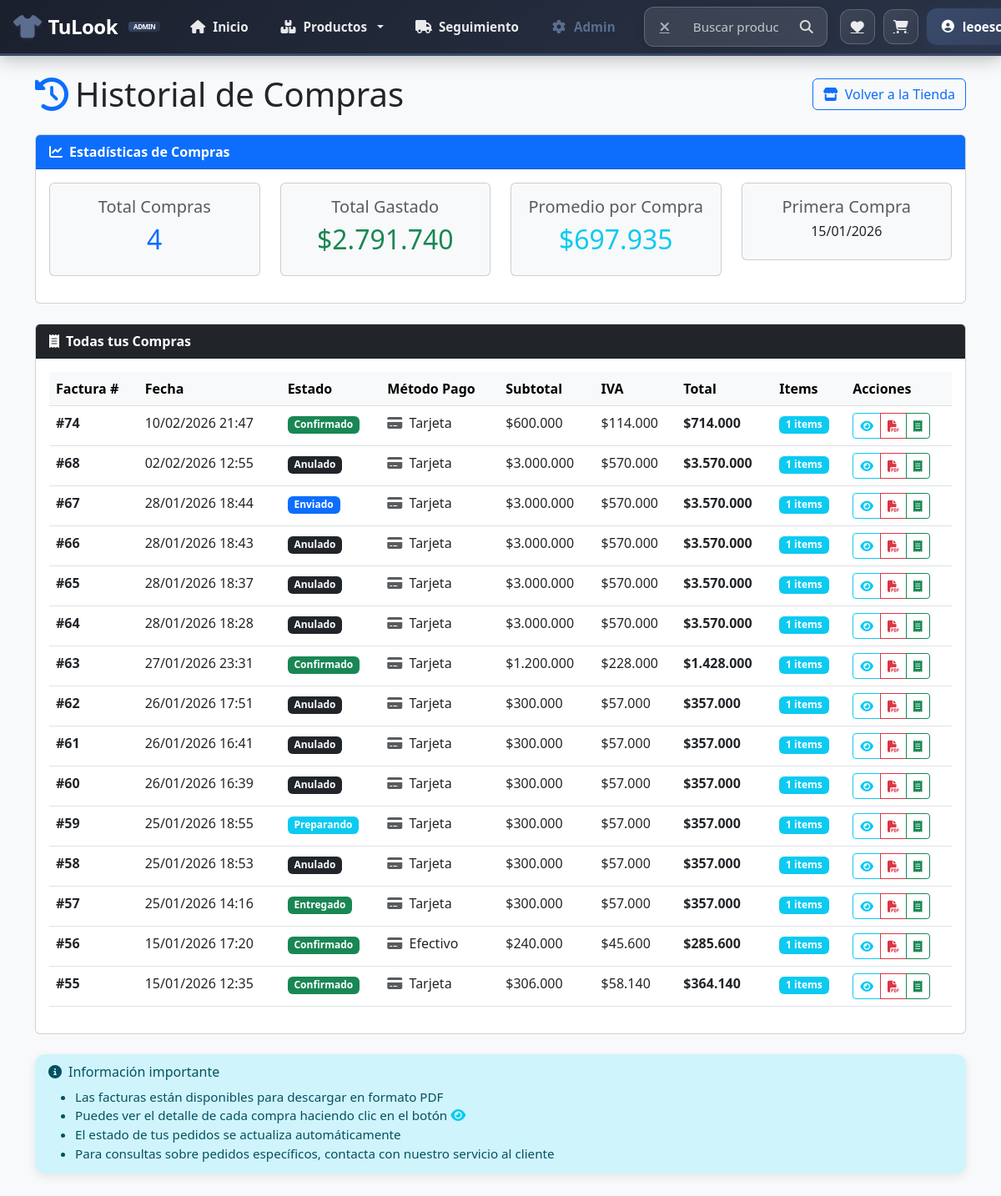
Page /index.php?c=Checkout&a=historial&fresh=1 (signed in) on the committed database.
### tables this page shows
CREATE TABLE `factura` (
  `ID_Factura` int(11) NOT NULL,
  `ID_Usuario` int(11) NOT NULL,
  `ID_Direccion` int(11) DEFAULT NULL,
  `Fecha_Factura` datetime NOT NULL,
  `Monto_Total` decimal(10,2) NOT NULL,
  `Subtotal` decimal(10,2) DEFAULT 0.00,
  `IVA` decimal(10,2) DEFAULT 0.00,
  `Direccion_Envio` text DEFAULT NULL,
  `Estado` enum('Emitido','Confirmado','Preparando','Enviado','Entregado','Retrasado','Devuelto','Anulado') DEFAULT 'Emitido',
  `ID_Metodo_Pago` int(11) NOT NULL,
  `Usuario_Confirmacion` int(11) DEFAULT NULL,
  `Fecha_Confirmacion` datetime DEFAULT NULL,
  `Usuario_Anulacion` int(11) DEFAULT NULL,
  `Fecha_Anulacion` datetime DEFAULT NULL,
  `Codigo_Acceso` varchar(12) DEFAULT NULL,
  `Fecha_Envio` datetime DEFAULT NULL,
  `Fecha_Estimada_Entrega` date DEFAULT NULL,
  `Fecha_Entrega` datetime DEFAULT NULL,
  `Numero_Guia` varchar(100) DEFAULT NULL,
  `Transportadora` varchar(100) DEFAULT NULL,
  `Notas_Envio` text DEFAULT NULL,
  `Motivo_Anulacion` text DEFAULT NULL,
  `Usuario_Envio` int(11) DEFAULT NULL,
  `Usuario_Entrega` int(11) DEFAULT NULL
);

CREATE TABLE `metodo_pago` (
  `ID_Metodo_Pago` int(11) NOT NULL,
  `T_Pago` varchar(45) NOT NULL
);

### controllers/CheckoutController.php (called while the page is built, shortened)
<?php
require_once "models/Compra.php";
class CheckoutController {
    private $compra;
    public function __construct($db) {
        $this->compra = new Compra($db);
    }
    public function historial() {
        $id_usuario = $_SESSION['ID_Usuario'];
        $compras = $this->compra->obtenerHistorialCompras($id_usuario);
        $estadisticas = $this->compra->obtenerEstadisticasCompras($id_usuario);
        include "views/checkout/historial.php";
    }
}
?>

### index.php (called while the page is built, shortened)
<?php
require_once "controllers/ChatbotController.php";
require_once "controllers/CheckoutController.php";
require_once "controllers/ColorController.php";
require_once "controllers/ResenaController.php";
$controlador = $_GET['c'] ?? 'Producto';
$accion      = $_GET['a'] ?? 'index';
switch ($controlador) {
    case 'Checkout':
        $controller = new CheckoutController($db);
        break;
}
try {
    $controller->$accion();
} catch (Throwable $e) {
    $isAjax = (isset($_REQUEST['ajax']) && $_REQUEST['ajax'] == '1') || (!empty($_SERVER['HTTP_X_REQUESTED_WITH']) && strtolower($_SERVER['HTTP_X_REQUESTED_WITH']) === 'xmlhttprequest');
    if ($isAjax) {
        http_response_code(500);
        header('Content-Type: application/json; charset=utf-8');
        echo json_encode(['success' => false, 'error' => $e->getMessage()]);
    } else {
        http_response_code(500);
        echo "<h2 style='color:red;text-align:center;margin-top:50px;'>⚠ Error interno del servidor</h2>";
        echo "<pre style='color:#333;text-align:center;font-size:14px;'>
" . $e->getMessage() . "
</pre>";
    }
}

### models/Compra.php (called while the page is built, shortened)
<?php
class Compra {
    private $conn;
    public function __construct($db) {
        $this->conn = $db;
    }
    public function obtenerHistorialCompras($id_usuario) {
        try {
            $sql = "SELECT
                        f.ID_Factura,
                        f.Fecha_Factura,
                        f.Subtotal,
                        f.IVA,
                        f.Monto_Total,
                        f.Estado,
                        mp.T_Pago,
                        COUNT(fp.ID_FacturaProducto) as Total_Items
                    FROM factura f
                    LEFT JOIN metodo_pago mp ON f.ID_Metodo_Pago = mp.ID_Metodo_Pago
                    LEFT JOIN factura_producto fp ON f.ID_Factura = fp.ID_Factura
                    WHERE f.ID_Usuario = ?
                    GROUP BY f.ID_Factura, f.Fecha_Factura, f.Subtotal, f.IVA, f.Monto_Total, f.Estado, mp.T_Pago
                    ORDER BY f.Fecha_Factura DESC";
            $stmt = $this->conn->prepare($sql);
            $stmt->execute([$id_usuario]);
            return $stmt->fetchAll(PDO::FETCH_ASSOC);
        } catch (PDOException $e) {
            error_log("Error obteniendo historial de compras: " . $e->getMessage());
            return [];
        }
    }
    public function obtenerEstadisticasCompras($id_usuario) {
        try {
            $sql = "SELECT
                        COUNT(*) as Total_Compras,
                        SUM(Monto_Total) as Total_Gastado,
                        AVG(Monto_Total) as Promedio_Compra,
                        MIN(Fecha_Factura) as Primera_Compra,
                        MAX(Fecha_Factura) as Ultima_Compra
                    FROM factura
                    WHERE ID_Usuario = ? AND Estado = 'Confirmado'";
            $stmt = $this->conn->prepare($sql);
            $stmt->execute([$id_usuario]);
            return $stmt->fetch(PDO::FETCH_ASSOC);
        } catch (PDOException $e) {
            error_log("Error obteniendo estadísticas de compras: " . $e->getMessage());
            return [];
        }
    }
}
?>

### views/checkout/historial.php (the view, shortened to what this page needs)
<!DOCTYPE html>
<html lang="es">
<head>
    <link href="https://cdn.jsdelivr.net/npm/bootstrap@5.3.0/dist/css/bootstrap.min.css" rel="stylesheet">
    <link rel="stylesheet" href="https://cdnjs.cloudflare.com/ajax/libs/font-awesome/6.4.0/css/all.min.css">
</head>
<body class="bg-light">
<?php
include "views/layout/nav.php";
?>
<div class="container mt-4 mb-5">
    <div class="d-flex justify-content-between align-items-center mb-4">
        <h1 class="mb-0">
            <i class="fas fa-history text-primary me-2"></i>Historial de Compras
        </h1>
        <a href="<?= BASE_URL ?>" class="btn btn-outline-primary">
            <i class="fas fa-store me-2"></i>Volver a la Tienda
        </a>
    </div>
    <?php if (!empty($estadisticas)): ?>
    <div class="row mb-4">
        <div class="col-md-12">
            <div class="card">
                <div class="card-header bg-primary text-white">
                    <strong><i class="fas fa-chart-line me-2"></i>Estadísticas de Compras</strong>
                </div>
                <div class="card-body">
                    <div class="row text-center">
                        <div class="col-md-3 mb-3">
                            <div class="card bg-light">
                                <div class="card-body">
                                    <h5 class="text-muted">Total Compras</h5>
                                    <h2 class="text-primary"><?= $estadisticas['Total_Compras'] ?? 0 ?></h2>
                                </div>
                            </div>
                        </div>
                        <div class="col-md-3 mb-3">
                            <div class="card bg-light">
                                <div class="card-body">
                                    <h5 class="text-muted">Total Gastado</h5>
                                    <h2 class="text-success">$<?= number_format($estadisticas['Total_Gastado'] ?? 0, 0, ',', '.') ?></h2>
                                </div>
                            </div>
                        </div>
                        <div class="col-md-3 mb-3">
                            <div class="card bg-light">
                                <div class="card-body">
                                    <h5 class="text-muted">Promedio por Compra</h5>
                                    <h2 class="text-info">$<?= number_format($estadisticas['Promedio_Compra'] ?? 0, 0, ',', '.') ?></h2>
                                </div>
                            </div>
                        </div>
                        <div class="col-md-3 mb-3">
                            <div class="card bg-light">
                                <div class="card-body">
                                    <h5 class="text-muted">Primera Compra</h5>
                                    <h6 class="text-dark"><?= !empty($estadisticas['Primera_Compra']) ? date('d/m/Y', strtotime($estadisticas['Primera_Compra'])) : 'N/A' ?></h6>
                                </div>
                            </div>
                        </div>
                    </div>
                </div>
            </div>
        </div>
    </div>
    <?php endif; ?>
    <div class="card">
        <div class="card-header bg-dark text-white">
            <strong><i class="fas fa-receipt me-2"></i>Todas tus Compras</strong>
        </div>
        <div class="card-body">
            <?php if (!empty($compras)): ?>
                <div class="table-responsive">
                    <table class="table table-hover">
                        <thead class="table-light">
                            <tr>
                                <th>Factura #</th>
                                <th>Fecha</th>
                                <th>Estado</th>
                                <th>Método Pago</th>
                                <th>Subtotal</th>
                                <th>IVA</th>
                                <th>Total</th>
                                <th>Items</th>
                                <th>Acciones</th>
                            </tr>
                        </thead>
                        <tbody>
                            <?php foreach ($compras as $compra): ?>
                            <tr>
                                <td>
                                    <strong>#<?= $compra['ID_Factura'] ?></strong>
                                </td>
                                <td>
                                    <?= date('d/m/Y H:i', strtotime($compra['Fecha_Factura'])) ?>
                                </td>
                                <td>
                                    <?php
                                    $estado_class = [
                                        'Emitido' => 'warning',
                                        'Confirmado' => 'success',
                                        'Preparando' => 'info',
                                        'Enviado' => 'primary',
                                        'Entregado' => 'success',
                                        'Retrasado' => 'danger',
                                        'Devuelto' => 'secondary',
                                        'Anulado' => 'dark'
                                    ][$compra['Estado']] ?? 'secondary';
                                    ?>
                                    <span class="badge bg-<?= $estado_class ?>">
                                        <?= $compra['Estado'] ?>
                                    </span>
                                </td>
                                <td>
                                    <i class="fas fa-credit-card me-1 text-muted"></i>
                                    <?= htmlspecialchars($compra['T_Pago'] ?? 'No especificado') ?>
                                </td>
                                <td>
                                    $<?= number_format($compra['Subtotal'] ?? 0, 0, ',', '.') ?>
                                </td>
                                <td>
                                    $<?= number_format($compra['IVA'] ?? 0, 0, ',', '.') ?>
                                </td>
                                <td class="fw-bold">
                                    $<?= number_format($compra['Monto_Total'] ?? 0, 0, ',', '.') ?>
                                </td>
                                <td>
                                    <span class="badge bg-info">
                                        <?= $compra['Total_Items'] ?? 0 ?> items
                                    </span>
                                </td>
                                <td>
                                    <div class="btn-group btn-group-sm">
                                        <a href="<?= BASE_URL ?>?c=Checkout&a=detalleCompra&id=<?= $compra['ID_Factura'] ?>"
                                           class="btn btn-outline-info" title="Ver Detalle">
                                            <i class="fas fa-eye"></i>
                                        </a>
                                        <a href="<?= BASE_URL ?>?c=FacturaPDF&a=generar&id=<?= $compra['ID_Factura'] ?>"
                                           class="btn btn-outline-danger" title="Descargar PDF">
                                            <i class="fas fa-file-pdf"></i>
                                        </a>
                                        <a href="<?= BASE_URL ?>?c=Checkout&a=exito&id=<?= $compra['ID_Factura'] ?>"
                                           class="btn btn-outline-success" title="Ver Resumen">
                                            <i class="fas fa-receipt"></i>
                                        </a>
                                    </div>
                                </td>
                            </tr>
                            <?php endforeach; ?>
                        </tbody>
                    </table>
                </div>
            <?php endif; ?>
        </div>
    </div>
    <div class="alert alert-info mt-4">
        <h6><i class="fas fa-info-circle me-2"></i>Información importante</h6>
        <ul class="mb-0">
            <li>Las facturas están disponibles para descargar en formato PDF</li>
            <li>Puedes ver el detalle de cada compra haciendo clic en el botón <i class="fas fa-eye text-info"></i></li>
            <li>El estado de tus pedidos se actualiza automáticamente</li>
            <li>Para consultas sobre pedidos específicos, contacta con nuestro servicio al cliente</li>
        </ul>
    </div>
</div>
</body>
</html>

### views/layout/nav.php (style rules this page uses)
:root { --primary-dark: #1B202D; --primary-blue: #2A3448; --accent-blue: #3A4A6B; --secondary-blue: #4A5B7D; --light-blue: #5B6E8F; --light-bg: #f5f7fa; --text-dark: #2c3e50; --text-light: #6c757d; --border-radius: 12px; --card-shadow: 0 4px 12px rgba(0, 0, 0, 0.08); --card-shadow-hover: 0 8px 20px rgba(0, 0, 0, 0.12); --transition: all 0.3s ease; }
.alert { padding: 12px 16px; font-size: 0.95rem; border-radius: var(--border-radius); margin-bottom: 8px; border: none; box-shadow: var(--card-shadow); backdrop-filter: blur(10px); }
.alert i { font-size: 1rem; }

### rows in the picture
factura: ID_Factura "74", Fecha_Factura "10/02/2026 21:47", Estado "Confirmado", ID_Metodo_Pago.T_Pago "Tarjeta", Subtotal "600.000", IVA "114.000", Monto_Total "714.000", Total_Items "1"
factura: ID_Factura "68", Fecha_Factura "02/02/2026 12:55", Estado "Anulado", ID_Metodo_Pago.T_Pago "Tarjeta", Subtotal "3.000.000", IVA "570.000", Monto_Total "3.570.000", Total_Items "1"
factura: ID_Factura "67", Fecha_Factura "28/01/2026 18:44", Estado "Enviado", ID_Metodo_Pago.T_Pago "Tarjeta", Subtotal "3.000.000", IVA "570.000", Monto_Total "3.570.000", Total_Items "1"
factura: ID_Factura "66", Fecha_Factura "28/01/2026 18:43", Estado "Anulado", ID_Metodo_Pago.T_Pago "Tarjeta", Subtotal "3.000.000", IVA "570.000", Monto_Total "3.570.000", Total_Items "1"
factura: ID_Factura "65", Fecha_Factura "28/01/2026 18:37", Estado "Anulado", ID_Metodo_Pago.T_Pago "Tarjeta", Subtotal "3.000.000", IVA "570.000", Monto_Total "3.570.000", Total_Items "1"
factura: ID_Factura "64", Fecha_Factura "28/01/2026 18:28", Estado "Anulado", ID_Metodo_Pago.T_Pago "Tarjeta", Subtotal "3.000.000", IVA "570.000", Monto_Total "3.570.000", Total_Items "1"
factura: ID_Factura "63", Fecha_Factura "27/01/2026 23:31", Estado "Confirmado", ID_Metodo_Pago.T_Pago "Tarjeta", Subtotal "1.200.000", IVA "228.000", Monto_Total "1.428.000", Total_Items "1"
factura: ID_Factura "62", Fecha_Factura "26/01/2026 17:51", Estado "Anulado", ID_Metodo_Pago.T_Pago "Tarjeta", Subtotal "300.000", IVA "57.000", Monto_Total "357.000", Total_Items "1"
factura: ID_Factura "61", Fecha_Factura "26/01/2026 16:41", Estado "Anulado", ID_Metodo_Pago.T_Pago "Tarjeta", Subtotal "300.000", IVA "57.000", Monto_Total "357.000", Total_Items "1"
factura: ID_Factura "60", Fecha_Factura "26/01/2026 16:39", Estado "Anulado", ID_Metodo_Pago.T_Pago "Tarjeta", Subtotal "300.000", IVA "57.000", Monto_Total "357.000", Total_Items "1"
factura: ID_Factura "59", Fecha_Factura "25/01/2026 18:55", Estado "Preparando", ID_Metodo_Pago.T_Pago "Tarjeta", Subtotal "300.000", IVA "57.000", Monto_Total "357.000", Total_Items "1"
factura: ID_Factura "58", Fecha_Factura "25/01/2026 18:53", Estado "Anulado", ID_Metodo_Pago.T_Pago "Tarjeta", Subtotal "300.000", IVA "57.000", Monto_Total "357.000", Total_Items "1"
factura: ID_Factura "57", Fecha_Factura "25/01/2026 14:16", Estado "Entregado", ID_Metodo_Pago.T_Pago "Tarjeta", Subtotal "300.000", IVA "57.000", Monto_Total "357.000", Total_Items "1"
factura: ID_Factura "56", Fecha_Factura "15/01/2026 17:20", Estado "Confirmado", ID_Metodo_Pago.T_Pago "Efectivo", Subtotal "240.000", IVA "45.600", Monto_Total "285.600", Total_Items "1"
factura: ID_Factura "55", Fecha_Factura "15/01/2026 12:35", Estado "Confirmado", ID_Metodo_Pago.T_Pago "Tarjeta", Subtotal "306.000", IVA "58.140", Monto_Total "364.140", Total_Items "1"

### other values in the picture
$textoPanel "Admin"
$estadisticas['Total_Compras'] "4"
$estadisticas['Total_Gastado'] "2.791.740"
$estadisticas['Promedio_Compra'] "697.935"
date('d/m/Y', strtotime($estadisticas['Primera_Compra'])) "15/01/2026"
